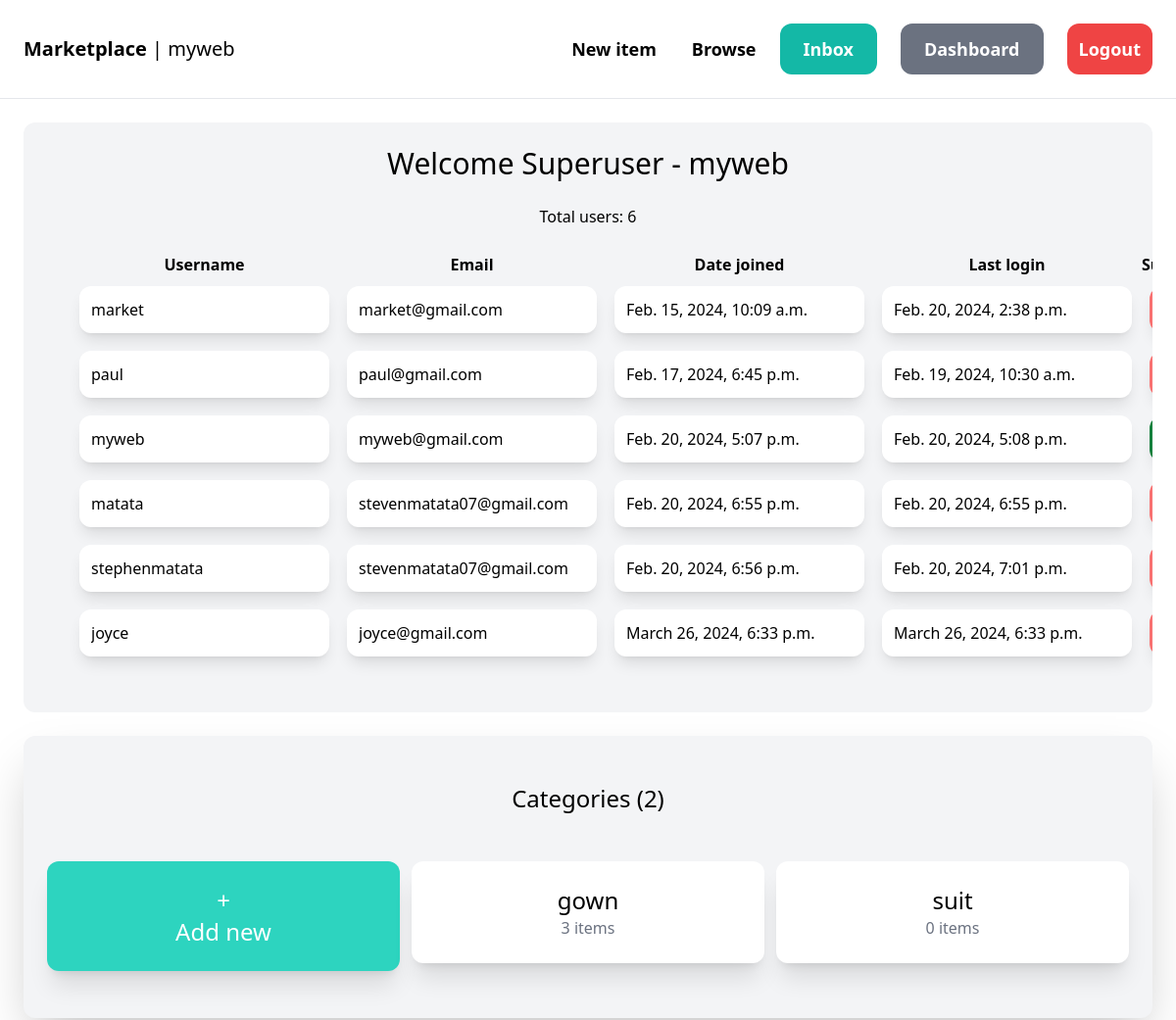
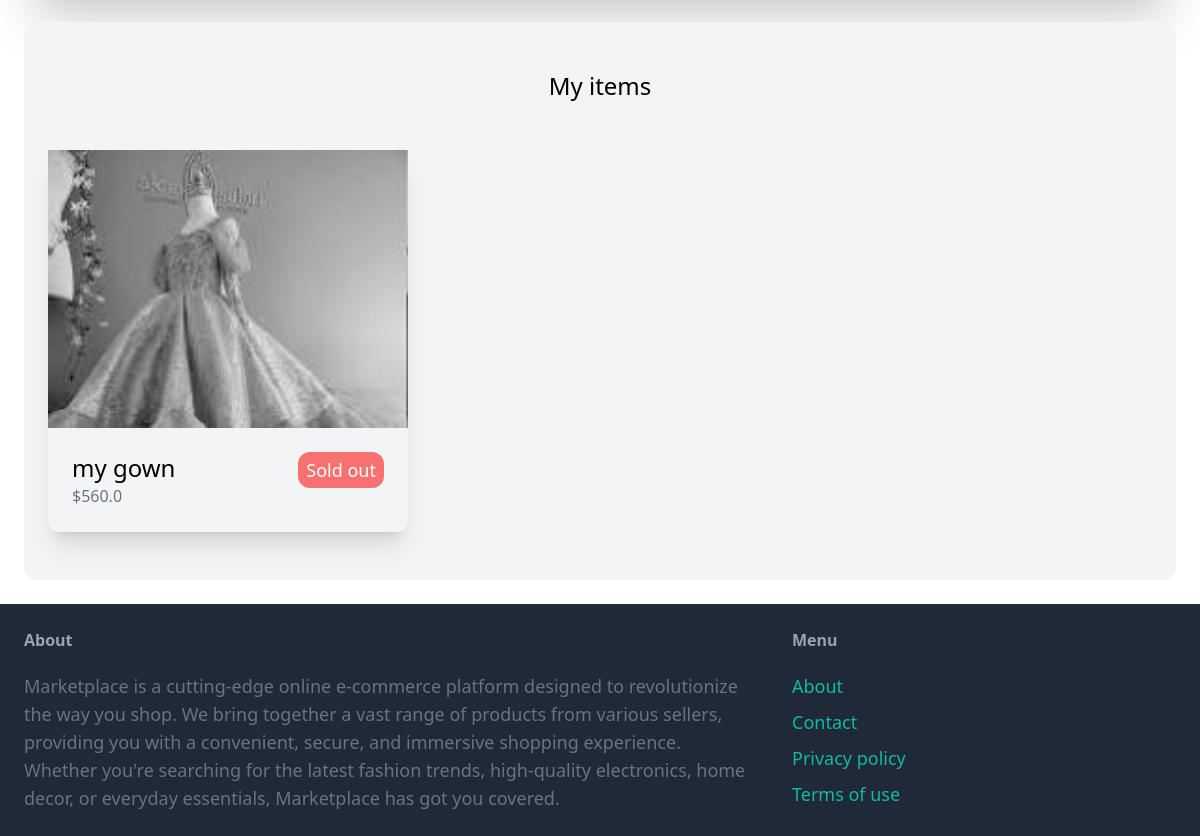
Page /dashboard/ (signed in) on the committed database (2 pictures, top to bottom).
### item/models.py (models this page shows, shortened)
class Category(models.Model):
    name=models.CharField(max_length=255, unique=True)
    class Meta:
        ordering = ('name',)
        verbose_name_plural = 'Categories'

class Item(models.Model):
    category = models.ForeignKey(Category, related_name='items', on_delete=models.CASCADE)
    name = models.CharField(max_length=255)
    description = models.TextField(blank=True,null=True)
    size = models.CharField(max_length=100,blank=True,null=True)
    color = models.CharField(max_length=100,blank=True,null=True)
    gender = models.CharField(max_length=100,blank=True,null=True)
    price=models.FloatField(default=0.0)
    image = models.ImageField(upload_to='item_images', blank=True, null=True)
    is_sold = models.BooleanField(default=False)
    created_by = models.ForeignKey(User, on_delete=models.CASCADE, related_name='items')
    created_at=models.DateTimeField(auto_now_add=True)

### dashboard/views.py (the view)
# urls.py: path('',views.index, name='index'),
@login_required
def index(request):
    items = Item.objects.filter(created_by = request.user)
    all_users = User.objects.all()
    categories = Category.objects.all()
    return render(request, 'dashboard/index.html',{
        'items':items,
        'all_users':all_users,
        'categories':categories,
    })

### dashboard/templates/dashboard/index.html (shortened to what this page needs)
{% extends 'core/base.html' %}
{% block content %}
{% if request.user.is_superuser == True %}
<div class="bg-gray-100 dark:text-white dark:bg-gray-800 sm:p-6 p-3 rounded-xl max-h-[70vh] overflow-y-scroll">
    <h1 class="text-center font-medium sm:text-3xl text-lg sm:mb-6 ">Welcome Superuser - {{request.user}}</h1>
    <p class="text-center">Total users: {{ all_users.count }}</p>
    <form action="{% url 'dashboard:delete' %}" method="POST" class="md:m-6">
            <table class="m-auto">
                <th>Username</th>
                <th>Email</th>
                <th>Date joined</th>
                <th>Last login</th>
                <th>Superuser</th>
            {% for user in all_users %}
            <tr class="dark:text-black   ">
            <td>
            <input type="text" readonly name="username" value="{{ user.username}}"  class="p-3 m-2   rounded-xl shadow-lg"  placeholder="Username"/>
            </td>
            <td>
                <input type="email" readonly name="email" value="{{ user.email}}"  class="p-3 m-2 rounded-xl shadow-lg"  placeholder="Email"/>
            </td>
            <td>
                <input type="text" name="date_joined" readonly value="{{ user.date_joined}}"  class="p-3 m-2 rounded-xl shadow-lg"  placeholder="Username"/>
            </td>
            <td>
                <input type="text" name="last_login" readonly value="{{ user.last_login}}"  class="p-3 m-2 rounded-xl shadow-lg"  placeholder="Username"/>
            </td>
            <td>
                <a class="p-3 m-2 rounded-xl shadow-lg {% if user.is_superuser %} bg-green-700  text-white hover:bg-green-500 {%  else %} bg-red-400  text-white hover:bg-red-500  {% endif  %}" href="{% url 'dashboard:promote' user.pk %}">
                    {{ user.is_superuser }}</a>
            </td>
            </tr>
            {% endfor %}
            </table>
        </form>
</div>
<div class="mt-6 px-6 py-12 bg-gray-100 dark:bg-gray-800  rounded-xl shadow-2xl">
    <h2 class="mb-12 sm:text-2xl text-lg text-center font-medium dark:text-white">Categories ({{ categories.count}})</h2>
    <div class="grid sm:grid-cols-3 grid-cols-2 gap-3">
        <a href="{% url 'dashboard:add_category' %}" class=" p-6 bg-teal-400 rounded-xl shadow-xl sm:text-2xl text-xl text-center text-white font-medium  hover:bg-teal-700"><h1>+</h1>Add new </a>
        {% for category in categories %}
        <div>
            <a href="{% url 'item:items' %}?category={{category.id}}" class="text-center">
                <div class="sm:p-6 p-3 bg-white dark:bg-gray-900 dark:text-white  rounded-xl shadow-xl">
                    <h2 class="sm:text-2xl text-lg break-words">{{ category.name }}</h2>
                    <p class="text-gray-500">{{category.items.count}} items</p>
                </div>
            </a>
        </div>
        {% endfor %}
    </div>
</div>
{% endif %}
    <div class="mt-6 px-6 py-12 bg-gray-100 dark:bg-gray-800 dark:text-white rounded-xl">
        <h2 class="sm:mb-12 mb-3 sm:text-2xl text-xl text-center font-medium">My items</h2>
        <div class="grid sm:grid-cols-3 grid-cols-2 gap-3">
            {% if items %}
            {% for item in items %}
                <div class="shadow-xl h-fit  rounded-b-xl ">
                    <a href="{% url 'item:detail' item.id %}">
                        <div class="md:shrink-0">
                            <img src="{{ item.image.url }}" class="w-full {% if item.is_sold == True %} grayscale {% endif %}" alt="">
                        </div>
                        <div class="sm:p-6 p-3 bg-gray-100 md:flex dark:bg-gray-900 dark:text-white  md:justify-between justify-center rounded-b-xl ">
                            <div>
                                <h2 class="sm:text-2xl text-lg">{{ item.name }}</h2>
                                <p class="text-gray-500">${{item.price}}</p>
                            </div>
                            <div >
                                {% if item.is_sold == True %}
                                <span class="inline-block   sm:text-lg text-sm bg-red-400 py-1 px-2 rounded-xl text-white">Sold out</span>
                                {% else %}
                                <span class="inline-block   sm:text-lg text-sm bg-green-400 py-1 px-2 rounded-xl text-white">In stock</span>
                                {% endif %}
                            </div>
                        </div>
                    </a>
                </div>
            {% endfor %}
            {% else %}
            <div class="w-full col-span-3 p-12 flex justify-center shadow-lg flex-col items-center  bg-gray-200 rounded-xl">
                <h1 class="sm:text-2xl text-center text-xl font-normal">You have no items!</h1>
                <a href="{% url 'item:new' %}" class="underline mt-3">Add now</a>
            </div>
            {% endif %}
        </div>
    </div>
{% endblock %}

### core/templates/core/base.html (shortened to what this page needs)
{% load static %}
<!DOCTYPE html>
<html lang="en">
<head>
    <script src="https://cdn.tailwindcss.com"></script>
</head>
<body class="dark:bg-gray-900">
    <nav class="dark:text-white py-6 sm:px-6 w-full sm:flex flex-wrap justify-between items-center border-b border-gray-200">
            <a href="/" class="md:text-xl font-semibold ">Marketplace<span class="font-light"> | {{ request.user.username }}</span></a>
        <div class="md:flex  md:space-x-6">
            <div class="flex items-center justify-end sm:space-x-6">
                <a href="{% url 'item:new' %}" class=" m-3 sm:text-lg font-semibold hover:text-gray-500">New item</a>
                <a href="{% url 'item:items' %}" class=" m-3 sm:text-lg font-semibold hover:text-gray-500">Browse</a>
            </div>
            {% if request.user.is_authenticated %}
                <div class="flex items-center justify-center sm:space-x-6 space-x-3">
                    <a href="{% url 'conversation:inbox' %}" class="px-6   sm:py-3 sm:text-lg font-semibold bg-teal-500 text-white rounded-xl hover:bg-teal-700">Inbox</a>
                    <a href="{% url 'dashboard:index' %}" class="px-6  sm:py-3 sm:text-lg font-semibold bg-gray-500 text-white rounded-xl hover:bg-gray-700">Dashboard</a>
                    <a href="{% url 'core:logout' %}" class="px-3  sm:py-3 sm:text-lg font-semibold bg-red-500 text-white rounded-xl hover:bg-red-700">Logout</a>
                </div>
            {% endif %}
        </div>
    </nav>
    <div class="px-6 py-6">
        {% block content %}
        {% endblock %}
    </div>
    <footer  class="py-6 px-6 flex justify-between bg-gray-800">
        <div class="w-2/3 pr-10">
            <h3 class="mb-5 font-semibold text-gray-400">About</h3>
            <p class="text-lg text-gray-500 break-words">
                Marketplace is a cutting-edge online e-commerce platform designed to revolutionize the way you shop. We bring together a vast range of products from various sellers, providing you with a convenient, secure, and immersive shopping experience. Whether you're searching for the latest fashion trends, high-quality electronics, home decor, or everyday essentials, Marketplace has got you covered.
            </p>
        </div>
        <div class="w-1/3">
            <h3 class="mb-5 font-semibold text-gray-400">Menu</h3>
            <ul class="space-y-2">
                <li><a href="#" class="text-lg text-teal-500 hover:text-teal-700">About</a></li>
                <li><a href="{% url 'core:contact' %}" class="text-lg text-teal-500 hover:text-teal-700">Contact</a></li>
                <li><a href="#" class="text-lg text-teal-500 hover:text-teal-700">Privacy policy</a></li>
                <li><a href="#" class="text-lg text-teal-500 hover:text-teal-700">Terms of use</a></li>
            </ul>
        </div>
    </footer>
</body>
</html>

### rows in the picture
Category: name "gown", items.count "3"
Category: name "suit", items.count "0"
Item: image (picture), name "my gown", price "560.0", is_sold "Sold out"

### other values in the picture
{{ request.user.username }} "myweb"
{{ request.user }} "myweb"
{{ all_users.count }} "6"
{{ categories.count }} "2"
